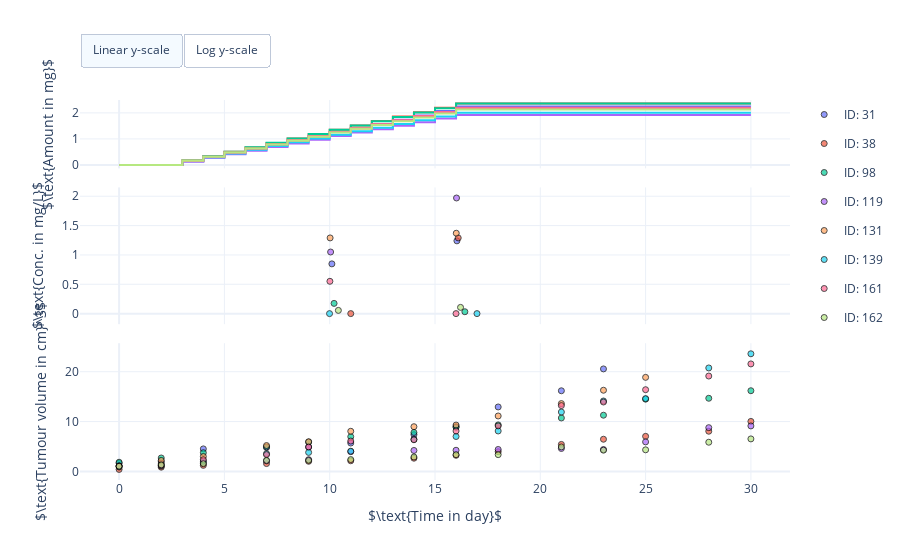

Notebook code for this chart:
### Code cell
#
# Visualise Erlotinib low dose data growth data.
#
# This cell needs the above created dataset:
# [data]
#

import pandas as pd
import plotly.colors
import plotly.graph_objects as go
from plotly.subplots import make_subplots


# Get number of individual mice
n_mice = len(data['#ID'].unique())

# Define colorscheme
colors = plotly.colors.qualitative.Plotly[:n_mice]

# Create figure
fig = make_subplots(rows=3, cols=1, shared_xaxes=True, row_heights=[0.2, 0.4, 0.4], vertical_spacing=0.05)

# Scatter plot of concentration and tumour growth data
for index, mouse_id in enumerate(np.sort(data['#ID'].unique())):
    # Mask dataset for mouse
    mask = data['#ID'] == mouse_id
    mouse_data = data[mask]

    # Get concentration measurement times
    conc_times = mouse_data['TIME CONC in day'].to_numpy()

    # Get measured concentrations
    conc = mouse_data['CONC in mg/L'].to_numpy()

    # Get tumour volume measurement times
    volume_times = mouse_data['TIME VOLUME in day'].to_numpy()

    # Get measured concentrations
    volumes = mouse_data['TUMOUR VOLUME in cm^3'].to_numpy()

    # Get dosing time points
    dose_times = mouse_data['TIME DOSE in day'].to_numpy()

    # Get doses
    doses = mouse_data['DOSE AMOUNT in mg'].to_numpy()

    # Filter nans from dose arrays
    dose_times = dose_times[~np.isnan(dose_times)]
    doses = doses[~np.isnan(doses)]

    # Convert dose events to cumulative dose amount time series
    dose_times, doses = compute_cumulative_dose_amount(
        times=dose_times,
        doses=doses,
        end_exp=30)

    # Plot cumulative dosed amount
    fig.add_trace(
        go.Scatter(
            x=dose_times,
            y=doses,
            legendgroup="ID: %d" % mouse_id,
            name="ID: %d" % mouse_id,
            showlegend=False,
            hovertemplate=
                "<b>Cumulative dose in mg</b><br>" +
                "ID: %d<br>" % mouse_id +
                "Time: %{x:.0f} day<br>" +
                "Tumour volume: %{y:.02f} cm^3<br>" +
                "<extra></extra>",
            mode="lines",
            line=dict(color=colors[index])),
        row=1,
        col=1)

    # Plot concentration data
    fig.add_trace(
        go.Scatter(
            x=conc_times,
            y=conc,
            legendgroup="ID: %d" % mouse_id,
            name="ID: %d" % mouse_id,
            showlegend=False,
            hovertemplate=
                "<b>Plasma Concentration in mg/L</b><br>" +
                "ID: %d<br>" % mouse_id +
                "Time: %{x:.0f} day<br>" +
                "Plasma concentration: %{y:.02f} mg/L<br>" +
                "<extra></extra>",
            mode="markers",
            marker=dict(
                symbol='circle',
                opacity=0.7,
                line=dict(color='black', width=1),
                color=colors[index])),
        row=2,
        col=1)

    # Plot tumour volume data
    fig.add_trace(
        go.Scatter(
            x=volume_times,
            y=volumes,
            legendgroup="ID: %d" % mouse_id,
            name="ID: %d" % mouse_id,
            showlegend=True,
            hovertemplate=
                "<b>Tumour volume in cm^3 %s</b><br>" +
                "ID: %d<br>" % mouse_id +
                "Time: %{x:} day<br>" +
                "Tumour volume: %{y:.02f} cm^3<br>" +
                "<extra></extra>",
            mode="markers",
            marker=dict(
                symbol='circle',
                opacity=0.7,
                line=dict(color='black', width=1),
                color=colors[index])),
        row=3,
        col=1)

# Set figure size
fig.update_layout(
    autosize=True,
    template="plotly_white")

# Set X axis label
fig.update_xaxes(title_text=r'$\text{Time in day}$', row=3, col=1)

# Set Y axes labels
fig.update_yaxes(title_text=r'$\text{Amount in mg}$', row=1, col=1)
fig.update_yaxes(title_text=r'$\text{Conc. in mg/L}$', row=2, col=1)
fig.update_yaxes(title_text=r'$\text{Tumour volume in cm}^3$', row=3, col=1)

# Add switch between linear and log y-scale
fig.update_layout(
    updatemenus=[
        dict(
            type = "buttons",
            direction = "left",
            buttons=list([
                dict(
                    args=[{
                        "yaxis2.type": "linear",
                        "yaxis3.type": "linear"}],
                    label="Linear y-scale",
                    method="relayout"
                ),
                dict(
                    args=[{
                        "yaxis2.type": "log",
                        "yaxis3.type": "log"}],
                    label="Log y-scale",
                    method="relayout"
                )
            ]),
            pad={"r": 0, "t": -10},
            showactive=True,
            x=0.0,
            xanchor="left",
            y=1.15,
            yanchor="top"
        ),
    ]
)

# Show figure
fig.show()

### Figure 1 — Plotly figure (JSON) as saved in the notebook; plotly's stock layout.template omitted (floating-point values rounded to 4 significant figures)
{"data": [{"hovertemplate": "<b>Cumulative dose in mg</b><br>ID: 31<br>Time: %{x:.0f} day<br>Tumour volume: %{y:.02f} cm^3<br><extra></extra>", "legendgroup": "ID: 31", "line": {"color": "#636EFA"}, "mode": "lines", "name": "ID: 31", "showlegend": false, "type": "scatter", "x": [0, 3, 3.001, 4, 4.001, 5, 5.001, 6, 6.001, 7, 7.001, 8, 8.001, 9, 9.001, 10, 10.0, 11, 11.0, 12, 12.0, 13, 13.0, 14, 14.0, 15, 15.0, 16, 16.0, 30], "xaxis": "x", "y": [0, 0, 0.1313, 0.1313, 0.2875, 0.2875, 0.4437, 0.4437, 0.6, 0.6, 0.7625, 0.7625, 0.925, 0.925, 1.094, 1.094, 1.262, 1.262, 1.419, 1.419, 1.575, 1.575, 1.731, 1.731, 1.9, 1.9, 2.069, 2.069, 2.244, 2.244], "yaxis": "y"}, {"hovertemplate": "<b>Plasma Concentration in mg/L</b><br>ID: 31<br>Time: %{x:.0f} day<br>Plasma concentration: %{y:.02f} mg/L<br><extra></extra>", "legendgroup": "ID: 31", "marker": {"color": "#636EFA", "line": {"color": "black", "width": 1}, "opacity": 0.7, "symbol": "circle"}, "mode": "markers", "name": "ID: 31", "showlegend": false, "type": "scatter", "x": [null, null, null, null, null, null, null, null, null, null, null, 10.1, 16.04, null, null, null, null, null, null, null, null, null, null, null, null, null, null], "xaxis": "x2", "y": [null, null, null, null, null, null, null, null, null, null, null, 0.848, 1.24, null, null, null, null, null, null, null, null, null, null, null, null, null, null], "yaxis": "y2"}, {"hovertemplate": "<b>Tumour volume in cm^3 %s</b><br>ID: 31<br>Time: %{x:} day<br>Tumour volume: %{y:.02f} cm^3<br><extra></extra>", "legendgroup": "ID: 31", "marker": {"color": "#636EFA", "line": {"color": "black", "width": 1}, "opacity": 0.7, "symbol": "circle"}, "mode": "markers", "name": "ID: 31", "showlegend": true, "type": "scatter", "x": [0, 2, 4, 7, 9, 11, 14, 16, 18, 21, 23, null, null, null, null, null, null, null, null, null, null, null, null, null, null, null, null], "xaxis": "x3", "y": [1.642, 1.916, 4.513, 4.783, 4.873, 5.685, 7.366, 8.981, 12.93, 16.17, 20.56, null, null, null, null, null, null, null, null, null, null, null, null, null, null, null, null], "yaxis": "y3"}, {"hovertemplate": "<b>Cumulative dose in mg</b><br>ID: 38<br>Time: %{x:.0f} day<br>Tumour volume: %{y:.02f} cm^3<br><extra></extra>", "legendgroup": "ID: 38", "line": {"color": "#EF553B"}, "mode": "lines", "name": "ID: 38", "showlegend": false, "type": "scatter", "x": [0, 3, 3.001, 4, 4.001, 5, 5.001, 6, 6.001, 7, 7.001, 8, 8.001, 9, 9.001, 10, 10.0, 11, 11.0, 12, 12.0, 13, 13.0, 14, 14.0, 15, 15.0, 16, 16.0, 30], "xaxis": "x", "y": [0, 0, 0.1688, 0.1688, 0.3375, 0.3375, 0.5063, 0.5063, 0.675, 0.675, 0.8438, 0.8438, 1.012, 1.012, 1.181, 1.181, 1.35, 1.35, 1.519, 1.519, 1.687, 1.687, 1.856, 1.856, 2.025, 2.025, 2.194, 2.194, 2.363, 2.363], "yaxis": "y"}, {"hovertemplate": "<b>Plasma Concentration in mg/L</b><br>ID: 38<br>Time: %{x:.0f} day<br>Plasma concentration: %{y:.02f} mg/L<br><extra></extra>", "legendgroup": "ID: 38", "marker": {"color": "#EF553B", "line": {"color": "black", "width": 1}, "opacity": 0.7, "symbol": "circle"}, "mode": "markers", "name": "ID: 38", "showlegend": false, "type": "scatter", "x": [null, null, null, null, null, null, null, null, null, null, null, null, null, null, 11, 16.1, null, null, null, null, null, null, null, null, null, null, null, null, null, null], "xaxis": "x2", "y": [null, null, null, null, null, null, null, null, null, null, null, null, null, null, 0.000952, 1.29, null, null, null, null, null, null, null, null, null, null, null, null, null, null], "yaxis": "y2"}, {"hovertemplate": "<b>Tumour volume in cm^3 %s</b><br>ID: 38<br>Time: %{x:} day<br>Tumour volume: %{y:.02f} cm^3<br><extra></extra>", "legendgroup": "ID: 38", "marker": {"color": "#EF553B", "line": {"color": "black", "width": 1}, "opacity": 0.7, "symbol": "circle"}, "mode": "markers", "name": "ID: 38", "showlegend": true, "type": "scatter", "x": [0, 2, 4, 7, 9, 11, 14, 16, 18, 21, 23, 25, 28, 30, null, null, null, null, null, null, null, null, null, null, null, null, null, null, null, null], "xaxis": "x3", "y": [0.395, 0.8427, 1.206, 1.568, 2.022, 2.125, 2.647, 3.228, 3.949, 5.41, 6.45, 7.03, 8.058, 10.02, null, null, null, null, null, null, null, null, null, null, null, null, null, null, null, null], "yaxis": "y3"}, {"hovertemplate": "<b>Cumulative dose in mg</b><br>ID: 98<br>Time: %{x:.0f} day<br>Tumour volume: %{y:.02f} cm^3<br><extra></extra>", "legendgroup": "ID: 98", "line": {"color": "#00CC96"}, "mode": "lines", "name": "ID: 98", "showlegend": false, "type": "scatter", "x": [0, 3, 3.001, 4, 4.001, 5, 5.001, 6, 6.001, 7, 7.001, 8, 8.001, 9, 9.001, 10, 10.0, 11, 11.0, 12, 12.0, 13, 13.0, 14, 14.0, 15, 15.0, 16, 16.0, 30], "xaxis": "x", "y": [0, 0, 0.175, 0.175, 0.3438, 0.3438, 0.5125, 0.5125, 0.6812, 0.6812, 0.85, 0.85, 1.019, 1.019, 1.187, 1.187, 1.356, 1.356, 1.519, 1.519, 1.681, 1.681, 1.844, 1.844, 2.013, 2.013, 2.181, 2.181, 2.356, 2.356], "yaxis": "y"}, {"hovertemplate": "<b>Plasma Concentration in mg/L</b><br>ID: 98<br>Time: %{x:.0f} day<br>Plasma concentration: %{y:.02f} mg/L<br><extra></extra>", "legendgroup": "ID: 98", "marker": {"color": "#00CC96", "line": {"color": "black", "width": 1}, "opacity": 0.7, "symbol": "circle"}, "mode": "markers", "name": "ID: 98", "showlegend": false, "type": "scatter", "x": [null, null, null, null, null, null, null, null, null, null, null, null, null, null, 10.21, 16.42, null, null, null, null, null, null, null, null, null, null, null, null, null, null], "xaxis": "x2", "y": [null, null, null, null, null, null, null, null, null, null, null, null, null, null, 0.175, 0.0328, null, null, null, null, null, null, null, null, null, null, null, null, null, null], "yaxis": "y2"}, {"hovertemplate": "<b>Tumour volume in cm^3 %s</b><br>ID: 98<br>Time: %{x:} day<br>Tumour volume: %{y:.02f} cm^3<br><extra></extra>", "legendgroup": "ID: 98", "marker": {"color": "#00CC96", "line": {"color": "black", "width": 1}, "opacity": 0.7, "symbol": "circle"}, "mode": "markers", "name": "ID: 98", "showlegend": true, "type": "scatter", "x": [0, 2, 4, 7, 9, 11, 14, 16, 18, 21, 23, 25, 28, 30, null, null, null, null, null, null, null, null, null, null, null, null, null, null, null, null], "xaxis": "x3", "y": [1.833, 2.69, 3.747, 4.931, 5.878, 6.961, 7.803, 8.861, 9.329, 10.72, 11.27, 14.49, 14.67, 16.18, null, null, null, null, null, null, null, null, null, null, null, null, null, null, null, null], "yaxis": "y3"}, {"hovertemplate": "<b>Cumulative dose in mg</b><br>ID: 119<br>Time: %{x:.0f} day<br>Tumour volume: %{y:.02f} cm^3<br><extra></extra>", "legendgroup": "ID: 119", "line": {"color": "#AB63FA"}, "mode": "lines", "name": "ID: 119", "showlegend": false, "type": "scatter", "x": [0, 3, 3.001, 4, 4.001, 5, 5.001, 6, 6.001, 7, 7.001, 8, 8.001, 9, 9.001, 10, 10.0, 11, 11.0, 12, 12.0, 13, 13.0, 14, 14.0, 15, 15.0, 16, 16.0, 30], "xaxis": "x", "y": [0, 0, 0.1375, 0.1375, 0.275, 0.275, 0.4125, 0.4125, 0.55, 0.55, 0.6875, 0.6875, 0.825, 0.825, 0.9688, 0.9688, 1.113, 1.113, 1.244, 1.244, 1.375, 1.375, 1.506, 1.506, 1.644, 1.644, 1.781, 1.781, 1.919, 1.919], "yaxis": "y"}, {"hovertemplate": "<b>Plasma Concentration in mg/L</b><br>ID: 119<br>Time: %{x:.0f} day<br>Plasma concentration: %{y:.02f} mg/L<br><extra></extra>", "legendgroup": "ID: 119", "marker": {"color": "#AB63FA", "line": {"color": "black", "width": 1}, "opacity": 0.7, "symbol": "circle"}, "mode": "markers", "name": "ID: 119", "showlegend": false, "type": "scatter", "x": [null, null, null, null, null, null, null, null, null, null, null, null, null, null, 10.04, 16.02, null, null, null, null, null, null, null, null, null, null, null, null, null, null], "xaxis": "x2", "y": [null, null, null, null, null, null, null, null, null, null, null, null, null, null, 1.05, 1.97, null, null, null, null, null, null, null, null, null, null, null, null, null, null], "yaxis": "y2"}, {"hovertemplate": "<b>Tumour volume in cm^3 %s</b><br>ID: 119<br>Time: %{x:} day<br>Tumour volume: %{y:.02f} cm^3<br><extra></extra>", "legendgroup": "ID: 119", "marker": {"color": "#AB63FA", "line": {"color": "black", "width": 1}, "opacity": 0.7, "symbol": "circle"}, "mode": "markers", "name": "ID: 119", "showlegend": true, "type": "scatter", "x": [0, 2, 4, 7, 9, 11, 14, 16, 18, 21, 23, 25, 28, 30, null, null, null, null, null, null, null, null, null, null, null, null, null, null, null, null], "xaxis": "x3", "y": [1.121, 1.499, 1.7, 2.104, 2.352, 3.949, 4.198, 4.238, 4.396, 4.594, 4.39, 5.92, 8.772, 9.125, null, null, null, null, null, null, null, null, null, null, null, null, null, null, null, null], "yaxis": "y3"}, {"hovertemplate": "<b>Cumulative dose in mg</b><br>ID: 131<br>Time: %{x:.0f} day<br>Tumour volume: %{y:.02f} cm^3<br><extra></extra>", "legendgroup": "ID: 131", "line": {"color": "#FFA15A"}, "mode": "lines", "name": "ID: 131", "showlegend": false, "type": "scatter", "x": [0, 3, 3.001, 4, 4.001, 5, 5.001, 6, 6.001, 7, 7.001, 8, 8.001, 9, 9.001, 10, 10.0, 11, 11.0, 12, 12.0, 13, 13.0, 14, 14.0, 15, 15.0, 16, 16.0, 30], "xaxis": "x", "y": [0, 0, 0.1625, 0.1625, 0.3187, 0.3187, 0.475, 0.475, 0.6312, 0.6312, 0.7875, 0.7875, 0.9437, 0.9437, 1.106, 1.106, 1.269, 1.269, 1.413, 1.413, 1.556, 1.556, 1.7, 1.7, 1.856, 1.856, 2.013, 2.013, 2.169, 2.169], "yaxis": "y"}, {"hovertemplate": "<b>Plasma Concentration in mg/L</b><br>ID: 131<br>Time: %{x:.0f} day<br>Plasma concentration: %{y:.02f} mg/L<br><extra></extra>", "legendgroup": "ID: 131", "marker": {"color": "#FFA15A", "line": {"color": "black", "width": 1}, "opacity": 0.7, "symbol": "circle"}, "mode": "markers", "name": "ID: 131", "showlegend": false, "type": "scatter", "x": [null, null, null, null, null, null, null, null, null, null, null, null, 10.02, 16.01, null, null, null, null, null, null, null, null, null, null, null, null, null, null], "xaxis": "x2", "y": [null, null, null, null, null, null, null, null, null, null, null, null, 1.29, 1.37, null, null, null, null, null, null, null, null, null, null, null, null, null, null], "yaxis": "y2"}, {"hovertemplate": "<b>Tumour volume in cm^3 %s</b><br>ID: 131<br>Time: %{x:} day<br>Tumour volume: %{y:.02f} cm^3<br><extra></extra>", "legendgroup": "ID: 131", "marker": {"color": "#FFA15A", "line": {"color": "black", "width": 1}, "opacity": 0.7, "symbol": "circle"}, "mode": "markers", "name": "ID: 131", "showlegend": true, "type": "scatter", "x": [0, 2, 4, 7, 9, 11, 14, 16, 18, 21, 23, 25, null, null, null, null, null, null, null, null, null, null, null, null, null, null, null, null], "xaxis": "x3", "y": [1.044, 2.194, 2.985, 5.186, 5.954, 8.048, 8.967, 9.292, 11.12, 13.6, 16.28, 18.86, null, null, null, null, null, null, null, null, null, null, null, null, null, null, null, null], "yaxis": "y3"}, {"hovertemplate": "<b>Cumulative dose in mg</b><br>ID: 139<br>Time: %{x:.0f} day<br>Tumour volume: %{y:.02f} cm^3<br><extra></extra>", "legendgroup": "ID: 139", "line": {"color": "#19D3F3"}, "mode": "lines", "name": "ID: 139", "showlegend": false, "type": "scatter", "x": [0, 3, 3.001, 4, 4.001, 5, 5.001, 6, 6.001, 7, 7.001, 8, 8.001, 9, 9.001, 10, 10.0, 11, 11.0, 12, 12.0, 13, 13.0, 14, 14.0, 15, 15.0, 16, 16.0, 30], "xaxis": "x", "y": [0, 0, 0.15, 0.15, 0.2938, 0.2938, 0.4375, 0.4375, 0.5813, 0.5813, 0.725, 0.725, 0.8688, 0.8688, 1.013, 1.013, 1.156, 1.156, 1.294, 1.294, 1.431, 1.431, 1.569, 1.569, 1.713, 1.713, 1.856, 1.856, 2.006, 2.006], "yaxis": "y"}, {"hovertemplate": "<b>Plasma Concentration in mg/L</b><br>ID: 139<br>Time: %{x:.0f} day<br>Plasma concentration: %{y:.02f} mg/L<br><extra></extra>", "legendgroup": "ID: 139", "marker": {"color": "#19D3F3", "line": {"color": "black", "width": 1}, "opacity": 0.7, "symbol": "circle"}, "mode": "markers", "name": "ID: 139", "showlegend": false, "type": "scatter", "x": [null, null, null, null, null, null, null, null, null, null, null, null, null, null, 9.992, 16.99, null, null, null, null, null, null, null, null, null, null, null, null, null, null], "xaxis": "x2", "y": [null, null, null, null, null, null, null, null, null, null, null, null, null, null, 0.000952, 0.000952, null, null, null, null, null, null, null, null, null, null, null, null, null, null], "yaxis": "y2"}, {"hovertemplate": "<b>Tumour volume in cm^3 %s</b><br>ID: 139<br>Time: %{x:} day<br>Tumour volume: %{y:.02f} cm^3<br><extra></extra>", "legendgroup": "ID: 139", "marker": {"color": "#19D3F3", "line": {"color": "black", "width": 1}, "opacity": 0.7, "symbol": "circle"}, "mode": "markers", "name": "ID: 139", "showlegend": true, "type": "scatter", "x": [0, 2, 4, 7, 9, 11, 14, 16, 18, 21, 23, 25, 28, 30, null, null, null, null, null, null, null, null, null, null, null, null, null, null, null, null], "xaxis": "x3", "y": [0.8621, 1.062, 2.054, 3.557, 3.807, 4.05, 6.436, 6.998, 8.107, 11.91, 14.13, 14.61, 20.76, 23.6, null, null, null, null, null, null, null, null, null, null, null, null, null, null, null, null], "yaxis": "y3"}, {"hovertemplate": "<b>Cumulative dose in mg</b><br>ID: 161<br>Time: %{x:.0f} day<br>Tumour volume: %{y:.02f} cm^3<br><extra></extra>", "legendgroup": "ID: 161", "line": {"color": "#FF6692"}, "mode": "lines", "name": "ID: 161", "showlegend": false, "type": "scatter", "x": [0, 3, 3.001, 4, 4.001, 5, 5.001, 6, 6.001, 7, 7.001, 8, 8.001, 9, 9.001, 10, 10.0, 11, 11.0, 12, 12.0, 13, 13.0, 14, 14.0, 15, 15.0, 16, 16.0, 30], "xaxis": "x", "y": [0, 0, 0.1562, 0.1562, 0.3125, 0.3125, 0.4688, 0.4688, 0.625, 0.625, 0.7812, 0.7812, 0.9375, 0.9375, 1.1, 1.1, 1.263, 1.263, 1.413, 1.413, 1.562, 1.562, 1.712, 1.712, 1.875, 1.875, 2.038, 2.038, 2.2, 2.2], "yaxis": "y"}, {"hovertemplate": "<b>Plasma Concentration in mg/L</b><br>ID: 161<br>Time: %{x:.0f} day<br>Plasma concentration: %{y:.02f} mg/L<br><extra></extra>", "legendgroup": "ID: 161", "marker": {"color": "#FF6692", "line": {"color": "black", "width": 1}, "opacity": 0.7, "symbol": "circle"}, "mode": "markers", "name": "ID: 161", "showlegend": false, "type": "scatter", "x": [null, null, null, null, null, null, null, null, null, null, null, null, null, null, 10.01, 16.0, null, null, null, null, null, null, null, null, null, null, null, null, null, null], "xaxis": "x2", "y": [null, null, null, null, null, null, null, null, null, null, null, null, null, null, 0.551, 0.000952, null, null, null, null, null, null, null, null, null, null, null, null, null, null], "yaxis": "y2"}, {"hovertemplate": "<b>Tumour volume in cm^3 %s</b><br>ID: 161<br>Time: %{x:} day<br>Tumour volume: %{y:.02f} cm^3<br><extra></extra>", "legendgroup": "ID: 161", "marker": {"color": "#FF6692", "line": {"color": "black", "width": 1}, "opacity": 0.7, "symbol": "circle"}, "mode": "markers", "name": "ID: 161", "showlegend": true, "type": "scatter", "x": [0, 2, 4, 7, 9, 11, 14, 16, 18, 21, 23, 25, 28, 30, null, null, null, null, null, null, null, null, null, null, null, null, null, null, null, null], "xaxis": "x3", "y": [1.026, 1.194, 2.345, 3.365, 4.898, 6.086, 6.346, 8.107, 9.125, 13.2, 13.92, 16.39, 19.13, 21.57, null, null, null, null, null, null, null, null, null, null, null, null, null, null, null, null], "yaxis": "y3"}, {"hovertemplate": "<b>Cumulative dose in mg</b><br>ID: 162<br>Time: %{x:.0f} day<br>Tumour volume: %{y:.02f} cm^3<br><extra></extra>", "legendgroup": "ID: 162", "line": {"color": "#B6E880"}, "mode": "lines", "name": "ID: 162", "showlegend": false, "type": "scatter", "x": [0, 3, 3.001, 4, 4.001, 5, 5.001, 6, 6.001, 7, 7.001, 8, 8.001, 9, 9.001, 10, 10.0, 11, 11.0, 12, 12.0, 13, 13.0, 14, 14.0, 15, 15.0, 16, 16.0, 30], "xaxis": "x", "y": [0, 0, 0.1625, 0.1625, 0.3187, 0.3187, 0.475, 0.475, 0.6312, 0.6312, 0.7812, 0.7812, 0.9313, 0.9313, 1.087, 1.087, 1.244, 1.244, 1.387, 1.387, 1.531, 1.531, 1.675, 1.675, 1.825, 1.825, 1.975, 1.975, 2.131, 2.131], "yaxis": "y"}, {"hovertemplate": "<b>Plasma Concentration in mg/L</b><br>ID: 162<br>Time: %{x:.0f} day<br>Plasma concentration: %{y:.02f} mg/L<br><extra></extra>", "legendgroup": "ID: 162", "marker": {"color": "#B6E880", "line": {"color": "black", "width": 1}, "opacity": 0.7, "symbol": "circle"}, "mode": "markers", "name": "ID: 162", "showlegend": false, "type": "scatter", "x": [null, null, null, null, null, null, null, null, null, null, null, null, null, null, 10.41, 16.21, null, null, null, null, null, null, null, null, null, null, null, null, null, null], "xaxis": "x2", "y": [null, null, null, null, null, null, null, null, null, null, null, null, null, null, 0.0557, 0.107, null, null, null, null, null, null, null, null, null, null, null, null, null, null], "yaxis": "y2"}, {"hovertemplate": "<b>Tumour volume in cm^3 %s</b><br>ID: 162<br>Time: %{x:} day<br>Tumour volume: %{y:.02f} cm^3<br><extra></extra>", "legendgroup": "ID: 162", "marker": {"color": "#B6E880", "line": {"color": "black", "width": 1}, "opacity": 0.7, "symbol": "circle"}, "mode": "markers", "name": "ID: 162", "showlegend": true, "type": "scatter", "x": [0, 2, 4, 7, 9, 11, 14, 16, 18, 21, 23, 25, 28, 30, null, null, null, null, null, null, null, null, null, null, null, null, null, null, null, null], "xaxis": "x3", "y": [1.035, 1.31, 1.536, 2.203, 2.203, 2.371, 2.89, 3.36, 3.36, 4.904, 4.253, 4.327, 5.85, 6.518, null, null, null, null, null, null, null, null, null, null, null, null, null, null, null, null], "yaxis": "y3"}], "layout": {"autosize": true, "updatemenus": [{"buttons": [{"args": [{"yaxis2.type": "linear", "yaxis3.type": "linear"}], "label": "Linear y-scale", "method": "relayout"}, {"args": [{"yaxis2.type": "log", "yaxis3.type": "log"}], "label": "Log y-scale", "method": "relayout"}], "direction": "left", "pad": {"r": 0, "t": -10}, "showactive": true, "type": "buttons", "x": 0, "xanchor": "left", "y": 1.15, "yanchor": "top"}], "xaxis": {"anchor": "y", "domain": [0, 1], "matches": "x3", "showticklabels": false}, "xaxis2": {"anchor": "y2", "domain": [0, 1], "matches": "x3", "showticklabels": false}, "xaxis3": {"anchor": "y3", "domain": [0, 1], "title": {"text": "$\\text{Time in day}$"}}, "yaxis": {"anchor": "x", "domain": [0.82, 1], "title": {"text": "$\\text{Amount in mg}$"}}, "yaxis2": {"anchor": "x2", "domain": [0.41, 0.77], "title": {"text": "$\\text{Conc. in mg/L}$"}}, "yaxis3": {"anchor": "x3", "domain": [0, 0.36], "title": {"text": "$\\text{Tumour volume in cm}^3$"}}}}
